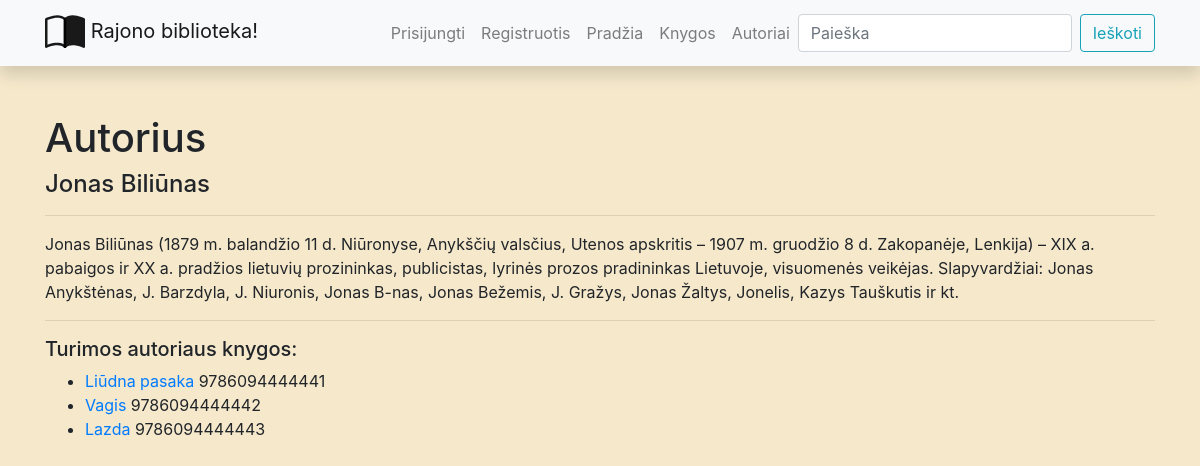
The app's page /library/authors/5 with its own data.
### library/models.py (models this page shows, shortened)
class Author(models.Model):
    first_name = models.CharField('Vardas', max_length=50)
    last_name = models.CharField('Pavardė', max_length=50)
    description = HTMLField()
    class Meta:
        ordering = ('last_name', 'first_name')

class Book(models.Model):
    title = models.CharField('Pavadinimas', max_length=100)
    summary = models.TextField('Aprašymas', max_length=1300)
    isbn = models.CharField('ISBN', max_length=13)
    author = models.ForeignKey(Author, on_delete=models.SET_NULL, null=True)
    genres = models.ManyToManyField(Genre, blank=True)
    cover = models.ImageField('Viršelis', upload_to='covers', null=True, blank=True)

### library/views.py (the view)
# urls.py: path('authors/<int:author_id>', views.get_one_author, name='author-one'),
def get_one_author(request, author_id):
    one_author = get_object_or_404(Author, pk=author_id)
    context = {'one_author': one_author}
    return render(request, 'author.html', context=context)

### library/templates/author.html (shortened to what this page needs)
{% extends 'base.html' %}
{% block content %}
<h1>Autorius</h1>
<h4>{{ one_author.first_name }} {{ one_author.last_name }}</h4>
<hr/>
<p>{{ one_author.description | safe }}</p>
<hr/>
<h5>Turimos autoriaus knygos:</h5>
{% if one_author.book_set.first %}
    <ul>
        {% for book in one_author.book_set.all %}
            <li>
                <a href="{% url 'book-one' book.id %}">
                {{ book.title }}</a>
                {{ book.isbn }}
            </li>
        {% endfor %}
    </ul>
{% else %}
    <p>Šio autoriaus knygų kol kas nėra</p>
{% endif %}
{% endblock %}

### library/static/css/styles.css (style rules this page uses)
body { background-color: #f5e8cb; }

### records on screen
Author: first_name "Jonas", last_name "Biliūnas", description "Jonas Biliūnas (1879 m. balandžio 11 d. Niūronyse, Anykščių valsčius, Utenos apskritis – 1907 m. gruodžio 8 d. Zakopanėje, Lenkija) – XIX a. pabaigos ir XX a. pradžios lietuvių prozininkas, publicistas, lyrinės prozos pradininkas Lietuvoje, visuomenės veikėjas. Slapyvardžiai: Jonas Anykštėnas, J. Barzdyla, J. Niuronis, Jonas B-nas, Jonas Bežemis, J. Gražys, Jonas Žaltys, Jonelis, Kazys Tauškutis ir kt."
Book: title "Liūdna pasaka", isbn "9786094444441"
Book: title "Vagis", isbn "9786094444442"
Book: title "Lazda", isbn "9786094444443"
